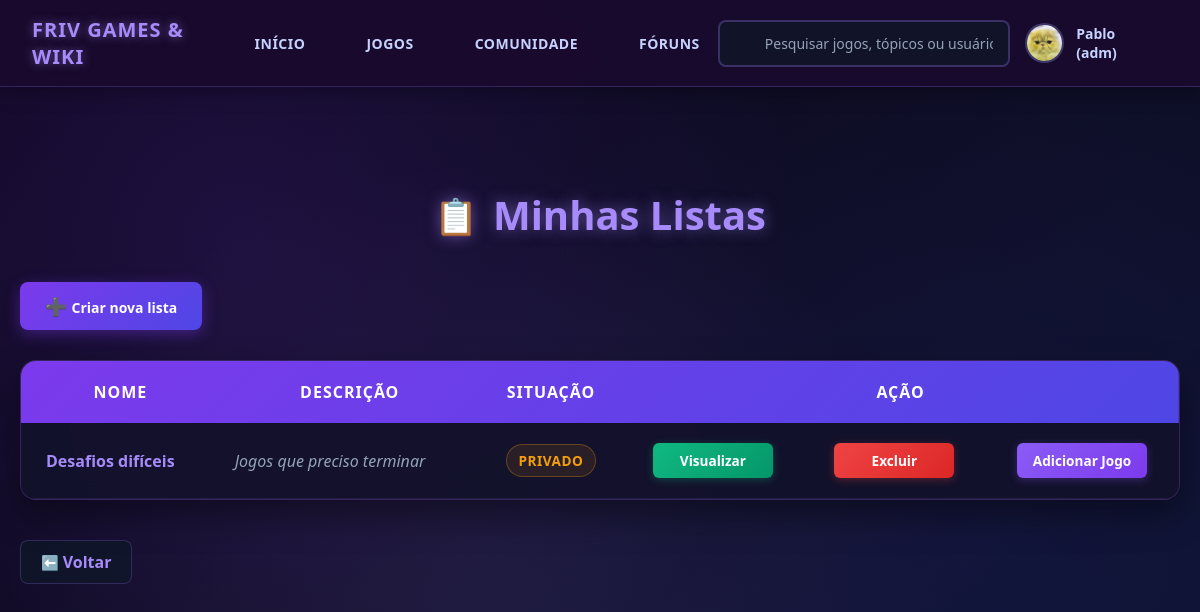
Before: /listas.php (signed in) with the older database file.
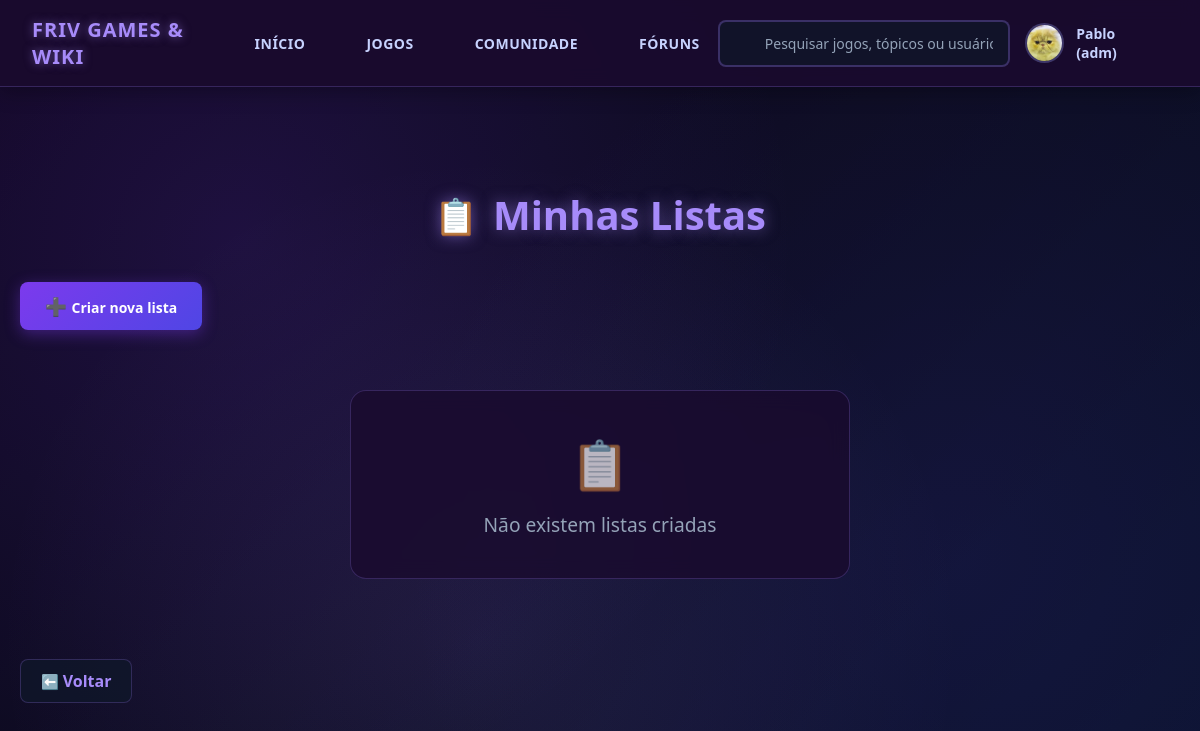
After: the same page with the newer database file.
### tables this page shows
CREATE TABLE IF NOT EXISTS `lista` (
  `idlista` INT NOT NULL AUTO_INCREMENT,
  `nome` VARCHAR(45) NOT NULL,
  `descricao` TEXT NULL,
  `situacao` INT NOT NULL,
  `usuario_idusuario1` INT NOT NULL,
  PRIMARY KEY (`idlista`),
  INDEX `fk_lista_usuario1_idx` (`usuario_idusuario1` ASC) VISIBLE,
  UNIQUE INDEX `idlista_UNIQUE` (`idlista` ASC) VISIBLE,
  CONSTRAINT `fk_lista_usuario1`
    FOREIGN KEY (`usuario_idusuario1`)
    REFERENCES `usuario` (`idusuario`)
    ON DELETE CASCADE
    ON UPDATE NO ACTION);

### controle/funcoes.php (called while the page is built, shortened)
<?php
function listarListaUsu($conexao, $idusuario)
{
    $sql = "SELECT * FROM lista WHERE usuario_idusuario1=?";
    $comando = mysqli_prepare($conexao, $sql);
    mysqli_stmt_bind_param($comando, 'i', $idusuario);
    mysqli_stmt_execute($comando);
    $resultado = mysqli_stmt_get_result($comando);
    $lista_lista = [];
    while ($lista = mysqli_fetch_assoc($resultado)) {
        $lista_lista[] = $lista;
    }
    return $lista_lista;
}
?>

### public/listas.php (the view, shortened to what this page needs)
<?php
require_once "../controle/conexao.php";
require_once "../controle/funcoes.php";
$id_usuario = $_SESSION['idusuario'];
?>
<!DOCTYPE html>
<html lang="en">
<head>
    <link rel="stylesheet" href="./estilo/cabeçalho.css">
    <link rel="stylesheet" href="./estilo/estilo_listas.css">
</head>
<?php include 'cabeçalho.php'; ?>
<body>
    <div class="page-container">
        <h1 class="page-title">Minhas Listas</h1>
        <div class="create-list-container">
            <a href="formLista.php" class="create-list-btn">Criar nova lista</a>
        </div>
        <?php
        $lista_lista = listarListaUsu($conexao,$id_usuario);
        if (count($lista_lista) == 0) {
            echo "<div class='empty-state'>Não existem listas criadas</div>";
        } else {
        ?>
            <div class="table-container">
                <table class="lists-table">
                    <thead>
                        <tr>
                            <th>NOME</th>
                            <th>DESCRIÇÃO</th>
                            <th>SITUAÇÃO</th>
                            <th colspan="3">AÇÃO</th>
                        </tr>
                    </thead>
                    <tbody>
                    <?php
                    foreach ($lista_lista as $lista) {
                        $idlista = $lista['idlista'];
                        $nome = $lista['nome'];
                        $descricao = $lista['descricao'];
                        $situacao = $lista['situacao'];
                        $sitnome = $situacao == 0 ? 'Privado' : 'Público';
                        $sitclass = $situacao == 0 ? 'situation-private' : 'situation-public';
                        echo "<tr>";
                        echo "<td>$nome</td>";
                        echo "<td>$descricao</td>";
                        echo "<td><span class='situation-badge $sitclass'>$sitnome</span></td>";
                        echo "<td><a href='jogosdalista.php?id=$idlista' class='action-link action-view'>Visualizar</a></td>";
                        echo "<td><a href='../controle/deletarLista.php?idlista=$idlista' class='action-link action-delete'>Excluir</a></td>";
                        echo "<td><a href='formJogoLista.php?id=$idlista' class='action-link action-add'>Adicionar Jogo</a></td>";
                        echo "</tr>";
                    }
                    ?>
                    </tbody>
                </table>
            </div>
        <?php } ?>
        <a href='configuracoes.php' class='back-button'>Voltar</a>
    </div>
</body>
</html>

Changed rows visible on the page:
no longer on this page (row edited): lista: nome "Desafios difíceis", descricao "Jogos que preciso terminar", situacao "PRIVADO"
Other visible differences:
text no longer shown: "NOME DESCRIÇÃO SITUAÇÃO AÇÃO"
text now shown: "Não existem listas criadas"
